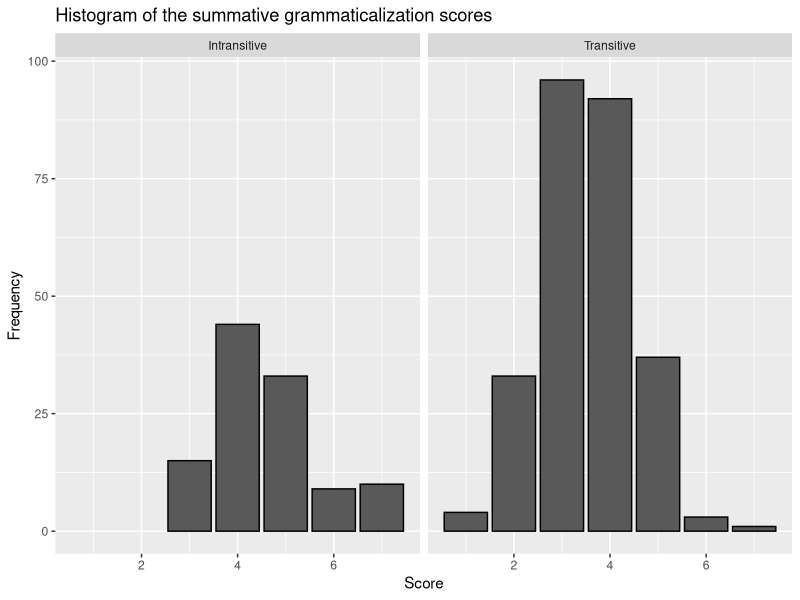
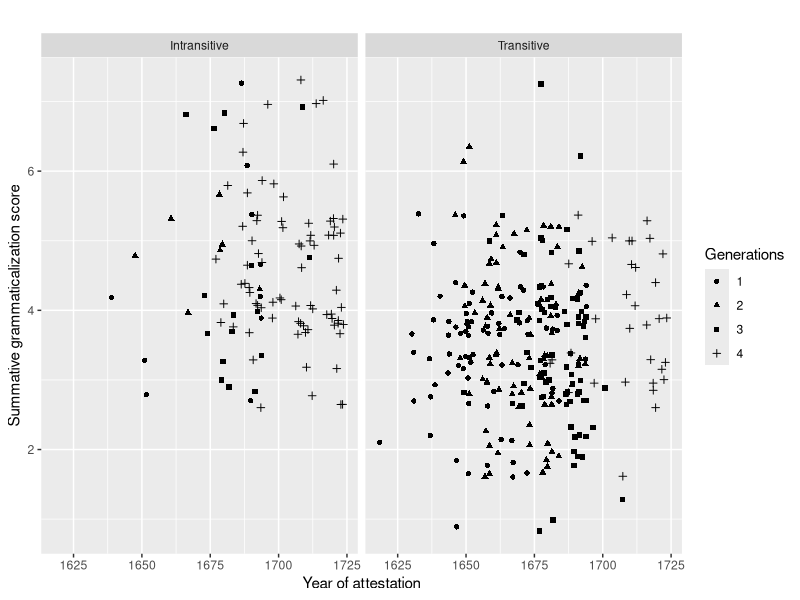
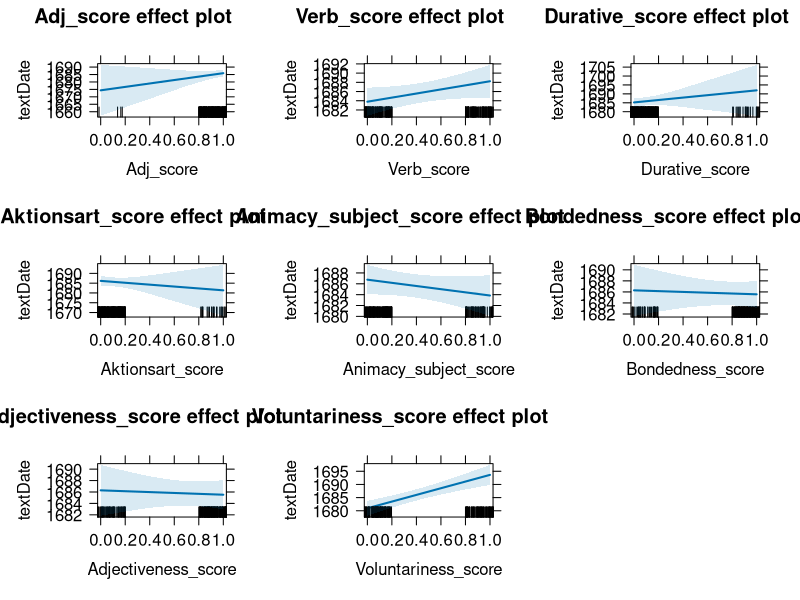
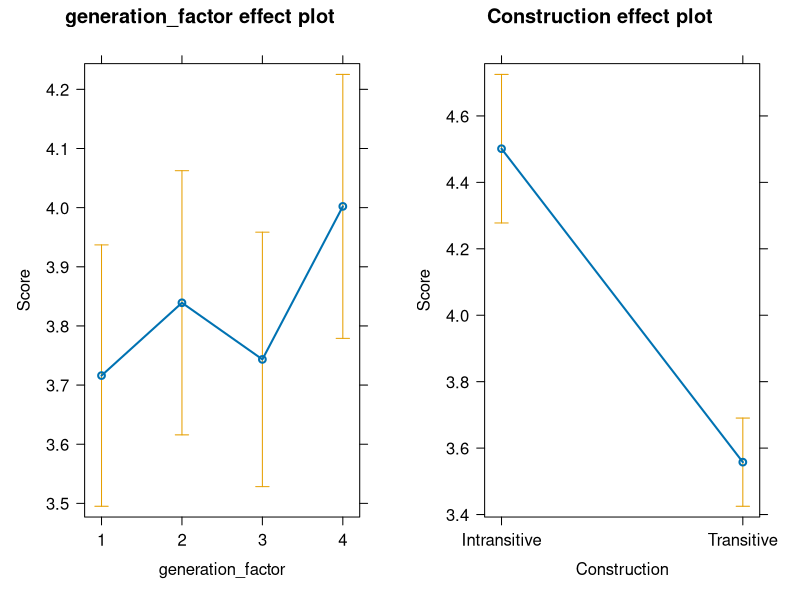
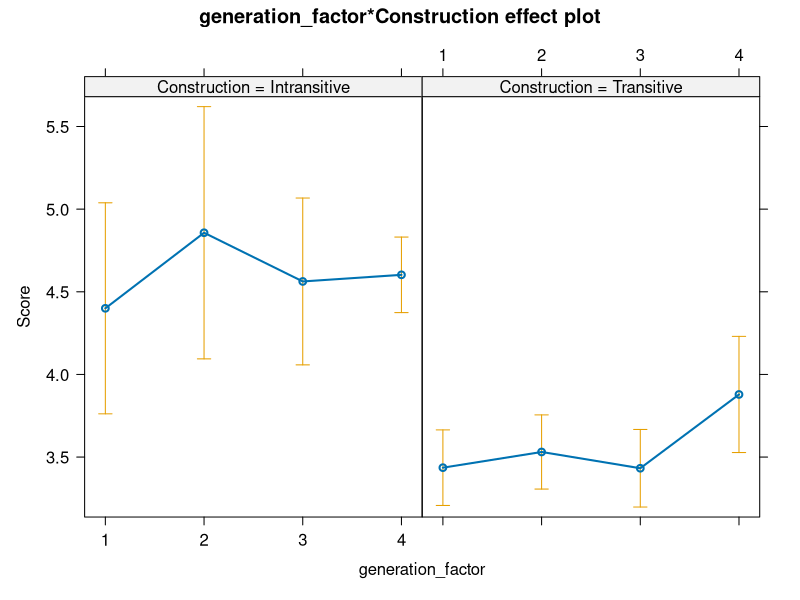
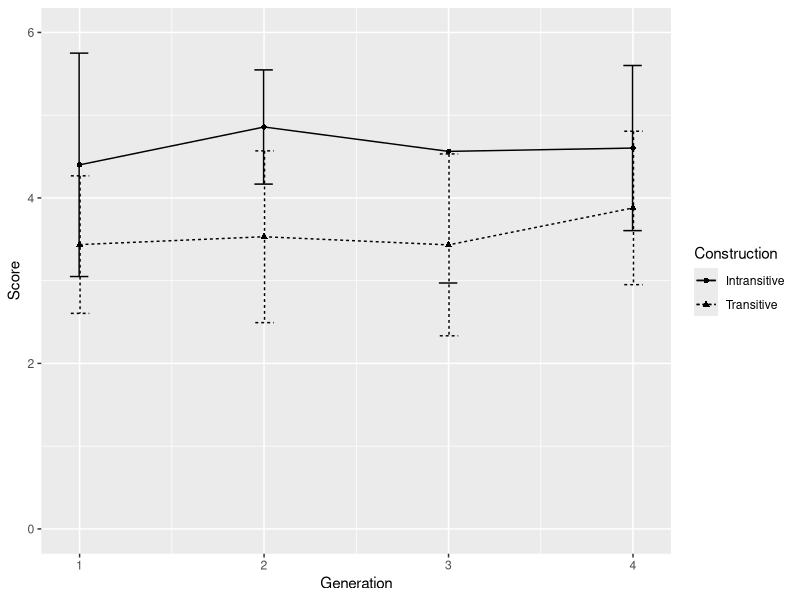
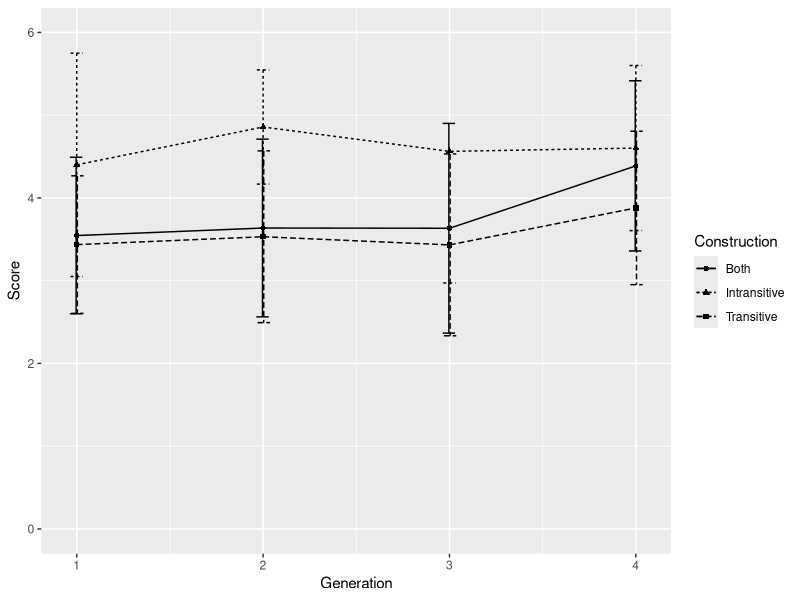

Write the R code that produced these figures, in order.
#### Read libraries ####
library(readxl)
library(effects)
library(stats)
library(dplyr)
library(lme4)
library(ggplot2)
library(car)

#### Read dataset ####
keep <- read_xlsx("Keep_Ving_Dataset.xlsx", 
                  sheet=1, 
                  col_names = TRUE)

# Drop "double" annotations used for collexeme analysis
keep <- subset(keep, ID!="double")

# Check number of attestations per generation
generation_table <- table(keep$generation)
print(generation_table)

# Drop 5th generation (too little attestations)
keep <- subset(keep, generation!=5)

# Type of keep constructions per generation
Generation <- table(keep$Construction, keep$generation)
print(Generation)

# Number attestations per author
author_table <- table(keep$author)
print(author_table) # some authors occur very frequently, others a lot less


#### Grammaticalization Scores ####

keep$Score <- keep$Adj_score + 
              keep$Verb_score + 
              keep$Durative_score +
              keep$Aktionsart_score + 
              keep$Animacy_subject_score +
              keep$Bondedness_score +
              keep$Adjectiveness_score +
              keep$Voluntariness_score

# Histogram of the scores
histogram_facet <- ggplot(keep, aes(x = Score)) +
  geom_bar(stat = "count", color = "black") +
  labs(x = "Score", y = "Frequency", title = "Histogram of the summative grammaticalization scores") +
  facet_wrap(~ Construction)

print(histogram_facet)

# Calculate the mean score and standard deviation per construction level
construction_summary <- keep %>%
  group_by(Construction) %>%
  summarise(mean_score = mean(Score),
            sd_score = sd(Score))

# Print the summary
print(construction_summary)

#### Aggregate level ####

# Score vs text date
score_date_model <- lm(Score ~ textDate, data = keep)
summary(score_date_model)

# Score vs construction
score_construction_model <- lm(Score ~ Construction + textDecade, data = keep)
summary(score_construction_model)

# Visualization
aggregate_plot <- ggplot(keep, aes(x = textDecade, y =Score, shape = as.factor(generation))) +
  geom_jitter() +
  labs(x = "Year of attestation", y = "Summative grammaticalization score", title = "", shape = "Generations") +
  facet_wrap(~ Construction)

print(aggregate_plot)

#### Grammaticalization variables ####

# Text date vs grammaticalization variables
score_model <- lm(textDate ~
                    Adj_score + 
                    Verb_score + 
                    Durative_score +
                    Aktionsart_score + 
                    Animacy_subject_score +
                    Bondedness_score +
                    Adjectiveness_score +
                    Voluntariness_score,
                  data = keep)
summary(score_model)
plot(allEffects(score_model))
     
# Check for multicollinearity
vif_scores <- vif(score_model)
print(vif_scores)


#### Generation level ####
# Convert generation to factor
keep$generation_factor <- as.factor(keep$generation) 

# Helmert coding to compare the generations
contrasts(keep$generation_factor) <- contr.helmert(4) 

# Score vs generation
generation_model <- lm(Score ~ generation_factor + Construction, data = keep)
summary(generation_model)
plot(allEffects(generation_model))

# Score vs generation in interaction with construction
generation_construction_model <- lm(Score ~ generation_factor*Construction, data = keep)
summary(generation_construction_model)
plot(allEffects(generation_construction_model))

#+++++++++++++++++++++++++
# Function to calculate the mean and the standard deviation
# for each group
#+++++++++++++++++++++++++
# data : a data frame
# varname : the name of a column containing the variable
# to be summariezed
# groupnames : vector of column names to be used as
# grouping variables
data_summary <- function(data, varname, groupnames){
  require(plyr)
  summary_func <- function(x, col){
    c(mean = mean(x[[col]], na.rm=TRUE),
      sd = sd(x[[col]], na.rm=TRUE))
  }
  data_sum<-ddply(data, groupnames, .fun=summary_func,
                  varname)
  data_sum <- plyr::rename(data_sum, c("mean" = varname))
  return(data_sum)
}

#++++++++++++++++++++++++++
# Plot: intransitive vs transitive

# Calculate mean and standard deviation for transitive and intransitive construction
keep_summary <- data_summary(keep, 
                             varname="Score", 
                             groupnames=c("Construction", "generation"))

# Visualization
generation_plot <- ggplot(keep_summary, aes(x = generation, y = Score, linetype = Construction, shape = Construction, group = Construction)) +
  xlab("Generation") +
  ylab("Score") +
  ylim(0, 6) +
  geom_line() +
  geom_point() +
  geom_errorbar(aes(ymin = Score - sd, ymax = Score + sd), width = .2, position = position_dodge(0.01)) +
  guides(linetype = guide_legend(title = "Construction"), shape = guide_legend(title = "Construction"))

print(generation_plot)

# Plot: intransitive, transitive and aggregated

# Calculate mean and standard deviation for both constructions together
both_constructions <- data_summary(keep, varname = "Score", groupnames = "generation")

# Add a column to indicate both constructions
both_constructions$Construction <- "Both"

# Combine data summaries
keep_summary <- rbind(keep_summary, both_constructions)

# Visualization
print(score_full_plot <- ggplot(keep_summary, aes(x = generation, y = Score, linetype = Construction, shape = Construction, group = Construction)) +
        xlab("Generation") +
        ylab("Score") +
        ylim(0, 6) +
        geom_line() +
        geom_point() +
        geom_errorbar(aes(ymin = Score - sd, ymax = Score + sd), width = .2, position = position_dodge(0.01)) +
        guides(linetype = guide_legend(title = "Construction"), shape = guide_legend(title = "Construction")))
